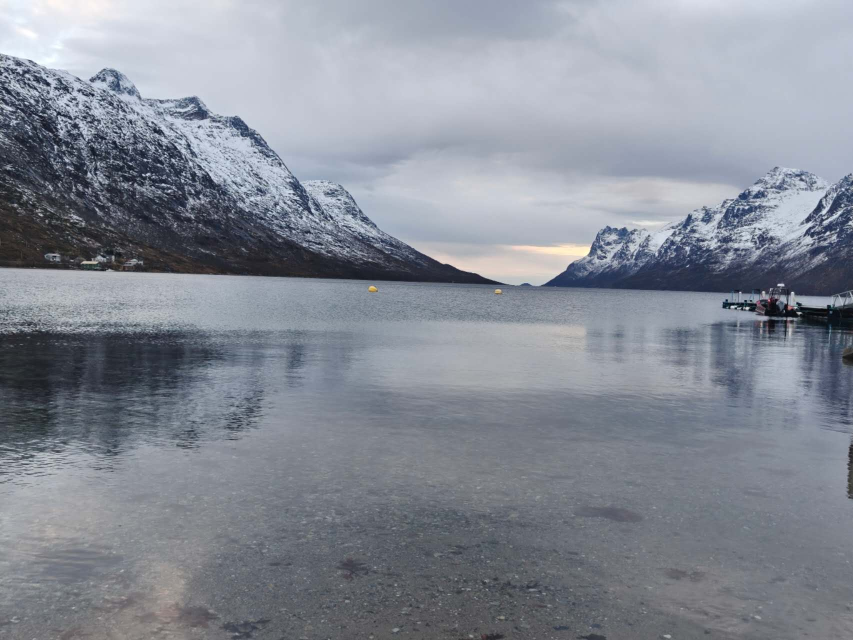
#> input picture Norway.jpg, 1706 x 1280 px (shown at 1/2 size)
$ jupyter execute BCV_CLAHE_Homework.ipynb
#> lines starting #> are read from the running program, lines starting #| are printed output that depends on the picture
# Basic Computer Vision - OpenCV Programming Homework

## CLAHE Image Enhancement

## Preliminary Tests and Development

The following cells document the preliminary implementation and testing of image loading, CLAHE processing, visualization, and command-line parameter parsing.

[cell 1]
import cv2

print("OpenCV version:", cv2.__version__)

[cell 2]
image = cv2.imread("Norway.jpg", cv2.IMREAD_GRAYSCALE)
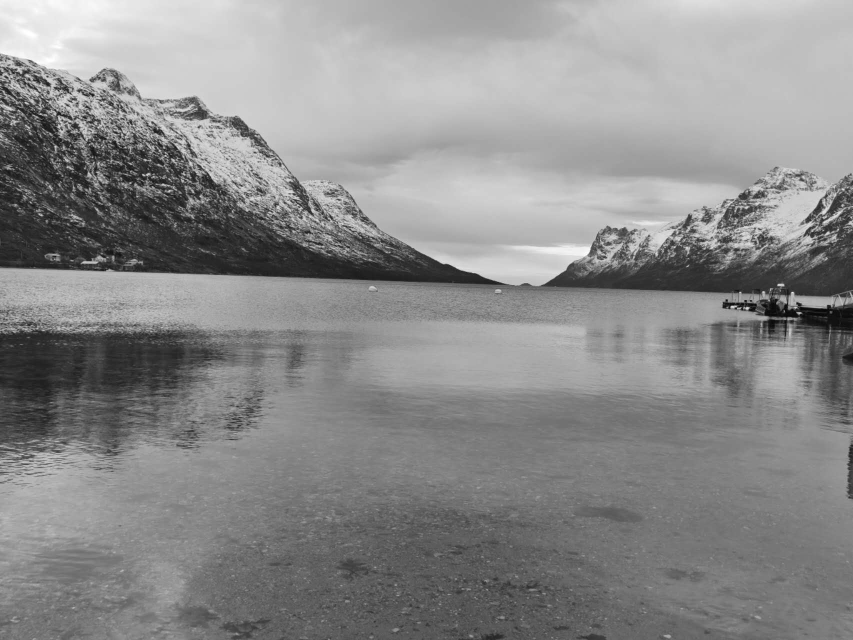
#> image: shape (1280, 1706) (shown at 1/2 size); min 0, max 255, mean 138.8

print(image.shape)
#| (1280, 1706)

[cell 3]
import matplotlib.pyplot as plt

plt.imshow(image, cmap="gray")
plt.title("Original grayscale image")
plt.axis("off")
plt.show()

[cell 4]
clahe = cv2.createCLAHE(clipLimit=2.0, tileGridSize=(8, 8))

clahe_image = clahe.apply(image)
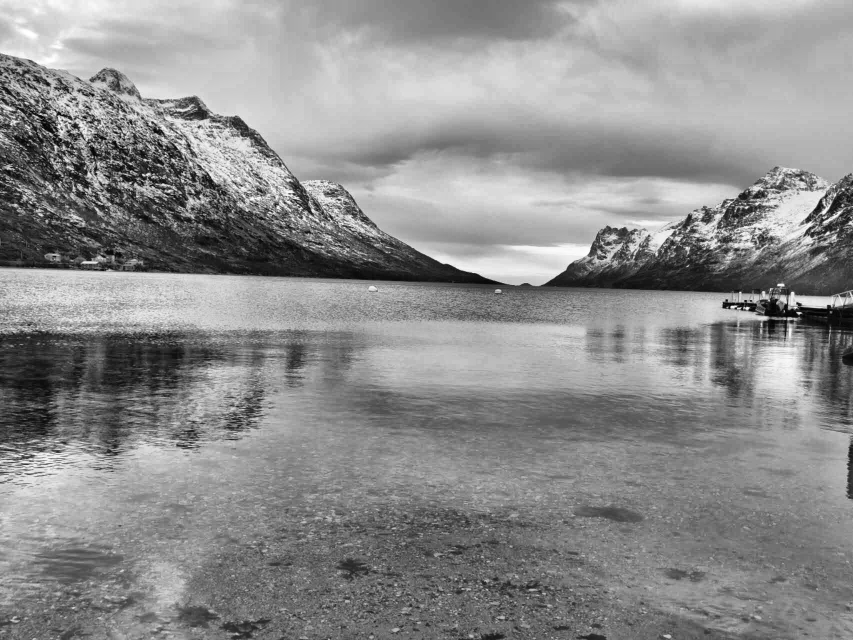
#> clahe_image: shape (1280, 1706) (shown at 1/2 size); min 0, max 255, mean 140.7

[cell 5]
plt.imshow(clahe_image, cmap="gray")
plt.title("CLAHE enhanced image")
plt.axis("off")
plt.show()

[cell 6]
plt.figure(figsize=(12, 5))

plt.subplot(1, 2, 1)
plt.imshow(image, cmap="gray")
plt.title("Original grayscale image")
plt.axis("off")

plt.subplot(1, 2, 2)
plt.imshow(clahe_image, cmap="gray")
plt.title("CLAHE enhanced image")
plt.axis("off")

plt.show()
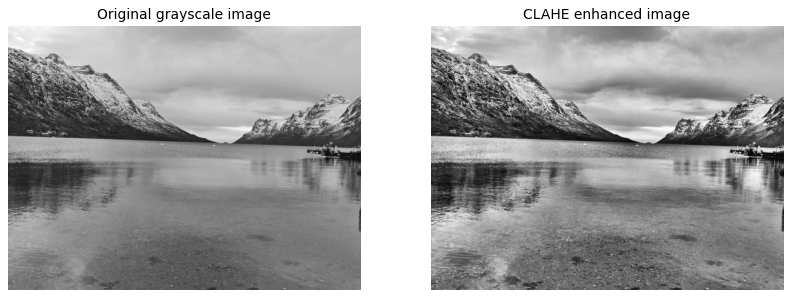
#> figure drawn by matplotlib, 2 panels

[cell 7]
clip_limit = 2.0
tile_size = 8

clahe = cv2.createCLAHE(
    clipLimit=clip_limit,
    tileGridSize=(tile_size, tile_size)
)

clahe_image = clahe.apply(image)

[cell 8]
import argparse

[cell 9]
parser = argparse.ArgumentParser()

parser.add_argument("--clip", type=float, default=2.0)
parser.add_argument("--tile", type=int, default=8)

[cell 10]
args, unknown = parser.parse_known_args()

clip_limit = args.clip
tile_size = args.tile

print("Clip limit:", clip_limit)
print("Tile size:", tile_size)

[cell 11]
clahe = cv2.createCLAHE(
    clipLimit=clip_limit,
    tileGridSize=(tile_size, tile_size)
)

result = clahe.apply(image)

[cell 12]
plt.figure(figsize=(12, 5))

plt.subplot(1, 2, 1)
plt.imshow(image, cmap="gray")
plt.title("Original grayscale image")
plt.axis("off")

plt.subplot(1, 2, 2)
plt.imshow(result, cmap="gray")
plt.title(f"CLAHE: clipLimit={clip_limit}, tileGridSize={tile_size}x{tile_size}")
plt.axis("off")

plt.show()

[cell 13]
test_args = ["--clip", "3.0", "--tile", "16"]

args = parser.parse_args(test_args)

print("Clip limit:", args.clip)
print("Tile size:", args.tile)

[cell 14]
# Load the input image in grayscale
image_path = "Norway.jpg"
image = cv2.imread(image_path, cv2.IMREAD_GRAYSCALE)

if image is None:
    raise FileNotFoundError(f"Could not load image: {image_path}")

print("Image loaded successfully.")
print("Image size:", image.shape)
#| Image size: (1280, 1706)

[cell 15]
# Define command-line arguments
parser = argparse.ArgumentParser(
    description="Apply CLAHE to a grayscale image."
)

parser.add_argument(
    "--clip",
    type=float,
    default=2.0,
    help="Contrast limiting threshold"
)

parser.add_argument(
    "--tile",
    type=int,
    default=8,
    help="Tile grid size"
)

[cell 16]
# Read the command-line arguments
args, unknown = parser.parse_known_args()

clip_limit = args.clip
tile_size = args.tile

print("CLAHE parameters:")
print("  Clip limit:", clip_limit)
print("  Tile grid size:", tile_size, "x", tile_size)

[cell 17]
# Create and apply the CLAHE transform
clahe = cv2.createCLAHE(
    clipLimit=clip_limit,
    tileGridSize=(tile_size, tile_size)
)

result = clahe.apply(image)

[cell 18]
# Display the original and CLAHE-enhanced images
plt.figure(figsize=(12, 5))

plt.subplot(1, 2, 1)
plt.imshow(image, cmap="gray")
plt.title("Original grayscale image")
plt.axis("off")

plt.subplot(1, 2, 2)
plt.imshow(result, cmap="gray")
plt.title(
    f"CLAHE: clipLimit={clip_limit}, "
    f"tileGridSize={tile_size}x{tile_size}"
)
plt.axis("off")

plt.show()

[cell 19]
import sys

sys.argv = [
    "BCV_CLAHE_Homework.ipynb",
    "--clip", "3.0",
    "--tile", "16"
]

args = parser.parse_args()

print("Command-line clip limit:", args.clip)
print("Command-line tile size:", args.tile)

## Exercise 1 - Simple OpenCV Noninteractive Pipeline

This program applies Contrast Limited Adaptive Histogram Equalization (CLAHE) to a grayscale image. The contrast limiting threshold and tile grid size are provided as command-line parameters.

[cell 20]
sys.argv = [
    "BCV_CLAHE_Homework.ipynb",
    "--clip", "3.0",
    "--tile", "16"
]

[cell 21]
import cv2
import argparse
import sys
import matplotlib.pyplot as plt

# ---------------------------------------------------------
# Command-line arguments
# ---------------------------------------------------------

parser = argparse.ArgumentParser(
    description="Apply CLAHE to a grayscale image."
)

parser.add_argument(
    "--clip",
    type=float,
    default=2.0,
    help="Contrast limiting threshold (default: 2.0)"
)

parser.add_argument(
    "--tile",
    type=int,
    default=8,
    help="Tile grid size (default: 8)"
)

# In Jupyter Notebook, sys.argv may contain arguments used by Jupyter itself.
# parse_known_args() ignores these unrelated arguments.
args, unknown = parser.parse_known_args()

clip_limit = args.clip
tile_size = args.tile

# ---------------------------------------------------------
# Load image
# ---------------------------------------------------------

image_path = "Norway.jpg"
image = cv2.imread(image_path, cv2.IMREAD_GRAYSCALE)

if image is None:
    raise FileNotFoundError(f"Could not load image: {image_path}")

# ---------------------------------------------------------
# CLAHE processing
# ---------------------------------------------------------

clahe = cv2.createCLAHE(
    clipLimit=clip_limit,
    tileGridSize=(tile_size, tile_size)
)

result = clahe.apply(image)
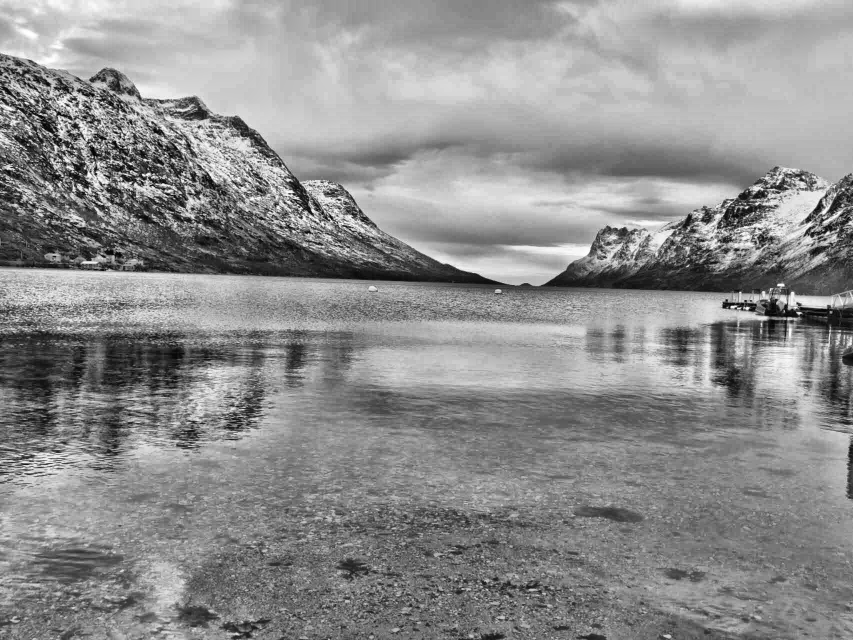
#> result: shape (1280, 1706) (shown at 1/2 size); min 0, max 255, mean 141.4

# ---------------------------------------------------------
# Display results
# ---------------------------------------------------------

print(f"clipLimit = {clip_limit}")
print(f"tileGridSize = {tile_size} x {tile_size}")

plt.figure(figsize=(12, 5))

plt.subplot(1, 2, 1)
plt.imshow(image, cmap="gray")
plt.title("Original grayscale image")
plt.axis("off")

plt.subplot(1, 2, 2)
plt.imshow(result, cmap="gray")
plt.title(
    f"CLAHE: clipLimit={clip_limit}, "
    f"tileGridSize={tile_size}x{tile_size}"
)
plt.axis("off")

plt.tight_layout()
plt.show()

## Exercise 2 - Preliminary Tests and Development

The following cells test the OpenCV GUI and Trackbar functionality before implementing the complete interactive CLAHE pipeline.

[cell 22]
# Test an OpenCV GUI window

test_window = "OpenCV GUI Test"

cv2.namedWindow(test_window, cv2.WINDOW_NORMAL)
cv2.resizeWindow(test_window, 800, 600)

cv2.imshow(test_window, image)

print("Press any key in the image window to close it.")

cv2.waitKey(0)
cv2.destroyAllWindows()

[cell 23]
# Test OpenCV Trackbar

trackbar_window = "Trackbar Test"

cv2.namedWindow(trackbar_window, cv2.WINDOW_NORMAL)
cv2.resizeWindow(trackbar_window, 800, 600)

def nothing(value):
    pass

cv2.createTrackbar(
    "Tile Size",
    trackbar_window,
    8,
    32,
    nothing
)

cv2.imshow(trackbar_window, image)

print("Move the Trackbar to test it.")
print("Press ESC in the image window to close.")

while True:
    key = cv2.waitKey(20) & 0xFF
#> (key Esc is pressed here)

    if key == 27:  # ESC
        break

cv2.destroyAllWindows()

## Exercise 2 - Simple OpenCV Interactive Pipeline

This program provides an interactive GUI for CLAHE processing. Two OpenCV Trackbars allow the user to adjust the contrast limiting threshold and the tile grid size in real time.

[cell 24]
# Exercise 2: Interactive CLAHE pipeline using OpenCV Trackbars

window_name = "Interactive CLAHE"

cv2.namedWindow(window_name, cv2.WINDOW_NORMAL)
cv2.resizeWindow(window_name, 1200, 700)


# Empty callback used while creating the Trackbars
def nothing(value):
    pass


# Create both Trackbars first
cv2.createTrackbar(
    "Clip Limit x10",
    window_name,
    20,       # Initial value = 2.0
    100,      # Maximum value = 10.0
    nothing
)

cv2.createTrackbar(
    "Tile Size",
    window_name,
    8,        # Initial value = 8
    32,       # Maximum value = 32
    nothing
)


def update_clahe():
    # Read current Trackbar positions
    clip_position = cv2.getTrackbarPos("Clip Limit x10", window_name)
    tile_size = cv2.getTrackbarPos("Tile Size", window_name)

    # Prevent zero values
    clip_limit = max(1, clip_position) / 10.0
    tile_size = max(1, tile_size)

    # Apply CLAHE with the current parameters
    clahe = cv2.createCLAHE(
        clipLimit=clip_limit,
        tileGridSize=(tile_size, tile_size)
    )

    enhanced = clahe.apply(image)

    # Display original and enhanced images side by side
    display = cv2.hconcat([image, enhanced])
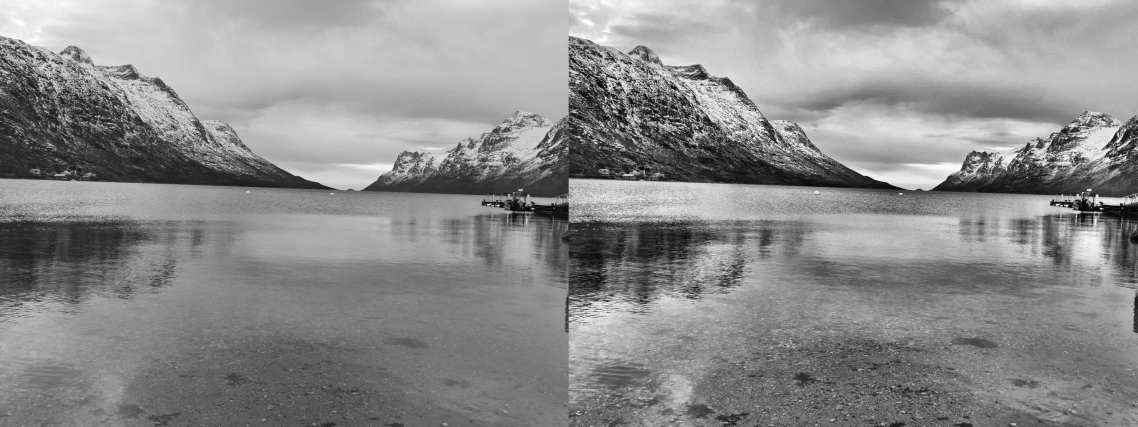
#> display: shape (1280, 3412) (shown at 1/3 size); min 0, max 255, mean 139.8
    cv2.imshow(window_name, display)


print("Left: original image | Right: CLAHE-enhanced image")
print("Move the Trackbars to adjust the CLAHE parameters.")
print("Press ESC in the image window to close.")

while True:
    # Update the CLAHE result continuously
    update_clahe()

    key = cv2.waitKey(20) & 0xFF
#> (key Esc is pressed here)

    if key == 27:  # ESC
        break

cv2.destroyAllWindows()
